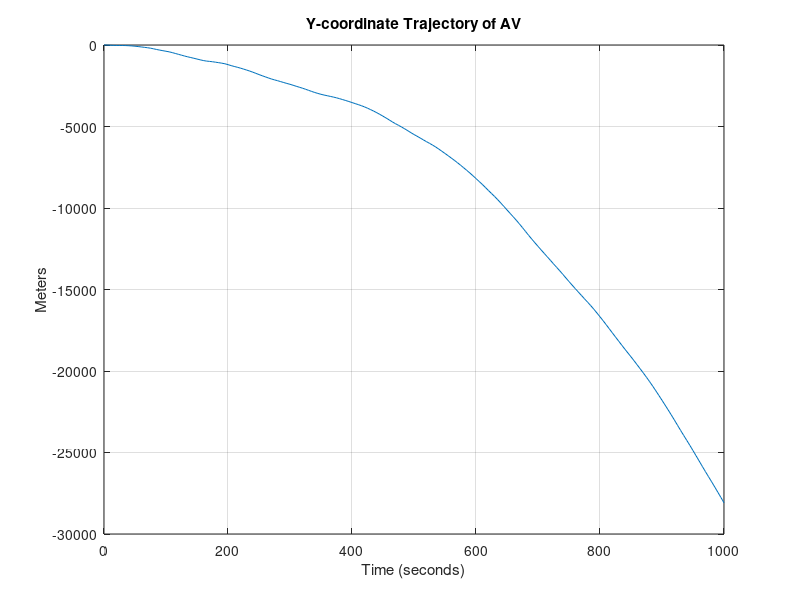
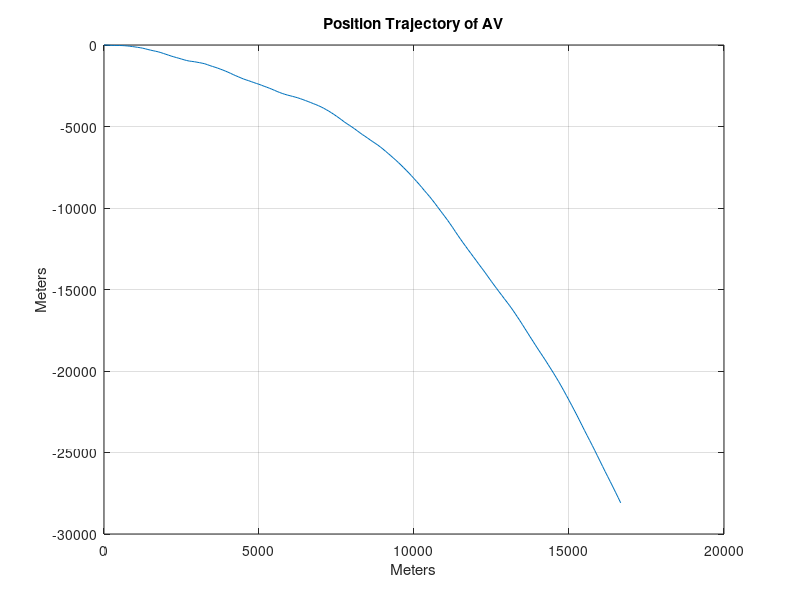

These figures' MATLAB source, in order:
%%
%   Author: Yash Bansod
%   Date: 27th February, 2020  
%   Problem 2a - Time-Driven Dynamic MC Simulation of an AV
%
% GitHub: <https://github.com/YashBansod>

%% Clear the environment and the command line
clear;
clc;
close all;

%% Define the simulation parmeters
num_samples = 1;

sim_time_len = 1000;
time_step = 5;
num_t_steps = floor(sim_time_len/time_step);

mass_av = 2;
init_v_x = 16.6666;             % Initial velocity of AV in x-axis
init_v_y = 0;                   % Initial velocity of AV in y-axis

init_s_x = 0;                   % Initial position of AV in x-axis
init_s_y = 0;                   % Initial position of AV in y-axis

delta_p_y_mean = 0;             % Mean of Change in momentum
delta_p_std = 2.7777;           % Standard deviation of change in momentum

%% Define the probability distributions to sample data from

delta_v_y_mean = delta_p_y_mean/mass_av;
delta_v_y_std = delta_p_std/mass_av;

delta_v_y_dist = makedist('Normal', 'mu', ...
    delta_v_y_mean, 'sigma', delta_v_y_std);

%% Run the Monte-Carlo Simulation
% rand('seed', 5);                    % Seed to control randomization

% x-axis velocity trajectory of the AV
v_x = zeros(num_samples, num_t_steps + 1);
v_x(:, :) = init_v_x;

% x-axis position trajectory of the AV
delta_s_x = v_x(:, 1:end - 1) .* time_step;
s_x = zeros(num_samples, num_t_steps + 1);
s_x(:, 1) = init_s_x;
s_x(:, 2:end) = delta_s_x;
s_x = cumsum(s_x, 2); 

tic;

% y-axis velocity trajectory of the AV
delta_v_y = random(delta_v_y_dist, num_samples, num_t_steps);
v_y = zeros(num_samples, num_t_steps + 1);
v_y(:, 1) = init_v_y;
v_y(:, 2:end) = delta_v_y;
v_y = cumsum(v_y, 2);

% y-axis positioin trajectory of the AB
delta_s_y = v_y(:, 1:end - 1) .* time_step + 0.5 * delta_v_y .* time_step;
s_y = zeros(num_samples, num_t_steps + 1);
s_y(:, 1) = init_s_y;
s_y(:, 2:end) = delta_s_y;
s_y = cumsum(s_y, 2); 

end_y_cord = s_y(:, end);

toc;

%% Plot the results

figure(1)
plot(0:time_step:sim_time_len, s_y);
grid on;
title('Y-coordinate Trajectory of AV');
xlabel('Time (seconds)');
ylabel('Meters');

figure(2)
plot(s_x, s_y);
grid on;
title('Position Trajectory of AV');
xlabel('Meters');
ylabel('Meters');

%% Print the computation results

fprintf('Final Position Coordinate: (%.2f, %.2f)\n', s_x(end), s_y(end));
fprintf('Final Velocity: (%.2f, %.2f)\n', v_x(end), v_y(end));
